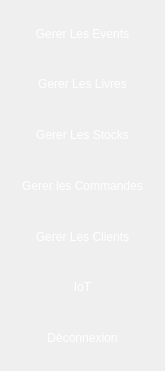
   <widget class="QWidget" name="gridLayoutWidget">
    <property name="geometry">
     <rect>
      <x>0</x>
      <y>10</y>
      <width>165</width>
      <height>371</height>
     </rect>
    </property>
    <layout class="QGridLayout" name="gridLayout">
     <item row="8" column="0">
      <widget class="QPushButton" name="Dconnexion">
       <property name="maximumSize">
        <size>
         <width>16777215</width>
         <height>50</height>
        </size>
       </property>
       <property name="styleSheet">
        <string notr="true">QPushButton {
            color: white;
            border-image: url(:/img/bouton.png) 3 10 3 10;
	font: 12pt &quot;calibri&quot;;
            border-top: 3px transparent;
            border-bottom: 3px transparent;
            border-right: 10px transparent;
            border-left: 10px transparent;
        }</string>
       </property>
       <property name="text">
        <string>Déconnexion</string>
       </property>
      </widget>
     </item>
     <item row="2" column="0">
      <widget class="QPushButton" name="livres">
       <property name="maximumSize">
        <size>
         <width>16777215</width>
         <height>50</height>
        </size>
       </property>
       <property name="styleSheet">
        <string notr="true">QPushButton {
            color: white;
            border-image: url(:/img/bouton.png) 3 10 3 10;
	font: 12pt &quot;calibri&quot;;
            border-top: 3px transparent;
            border-bottom: 3px transparent;
            border-right: 10px transparent;
            border-left: 10px transparent;
        }</string>
       </property>
       <property name="text">
        <string>Gerer Les Livres</string>
       </property>
      </widget>
     </item>
     <item row="0" column="0">
      <widget class="QPushButton" name="events">
       <property name="maximumSize">
        <size>
         <width>16777215</width>
         <height>50</height>
        </size>
       </property>
       <property name="styleSheet">
        <string notr="true">QPushButton {
            color: white;
            border-image: url(:/img/bouton.png) 3 10 3 10;
	font: 12pt &quot;calibri&quot;;
            border-top: 3px transparent;
            border-bottom: 3px transparent;
            border-right: 10px transparent;
            border-left: 10px transparent;
        }</string>
       </property>
       <property name="text">
        <string>Gerer Les Events</string>
       </property>
      </widget>
     </item>
     <item row="6" column="0">
      <widget class="QPushButton" name="clients">
       <property name="maximumSize">
        <size>
         <width>16777215</width>
         <height>50</height>
        </size>
       </property>
       <property name="styleSheet">
        <string notr="true">QPushButton {
            color: white;
            border-image: url(:/img/bouton.png) 3 10 3 10;
	font: 12pt &quot;calibri&quot;;
            border-top: 3px transparent;
            border-bottom: 3px transparent;
            border-right: 10px transparent;
            border-left: 10px transparent;
        }</string>
       </property>
       <property name="text">
        <string>Gerer Les Clients</string>
       </property>
      </widget>
     </item>
     <item row="3" column="0">
      <widget class="QPushButton" name="stocks">
       <property name="maximumSize">
        <size>
         <width>16777215</width>
         <height>50</height>
        </size>
       </property>
       <property name="styleSheet">
        <string notr="true">QPushButton {
            color: white;
            border-image: url(:/img/bouton.png) 3 10 3 10;
	font: 12pt &quot;calibri&quot;;
            border-top: 3px transparent;
            border-bottom: 3px transparent;
            border-right: 10px transparent;
            border-left: 10px transparent;
        }</string>
       </property>
       <property name="text">
        <string>Gerer Les Stocks</string>
       </property>
      </widget>
     </item>
     <item row="4" column="0">
      <widget class="QPushButton" name="commandes">
       <property name="maximumSize">
        <size>
         <width>16777215</width>
         <height>50</height>
        </size>
       </property>
       <property name="styleSheet">
        <string notr="true">QPushButton {
            color: white;
            border-image: url(:/img/bouton.png) 3 10 3 10;
	font: 12pt &quot;calibri&quot;;
            border-top: 3px transparent;
            border-bottom: 3px transparent;
            border-right: 10px transparent;
            border-left: 10px transparent;
        }</string>
       </property>
       <property name="text">
        <string>Gerer les Commandes</string>
       </property>
      </widget>
     </item>
     <item row="7" column="0">
      <widget class="QPushButton" name="commandes_2">
       <property name="maximumSize">
        <size>
         <width>16777215</width>
         <height>50</height>
        </size>
       </property>
       <property name="styleSheet">
        <string notr="true">QPushButton {
            color: white;
            border-image: url(:/img/bouton.png) 3 10 3 10;
	font: 12pt &quot;calibri&quot;;
            border-top: 3px transparent;
            border-bottom: 3px transparent;
            border-right: 10px transparent;
            border-left: 10px transparent;
        }</string>
       </property>
       <property name="text">
        <string>IoT</string>
       </property>
      </widget>
     </item>
    </layout>
   </widget>
